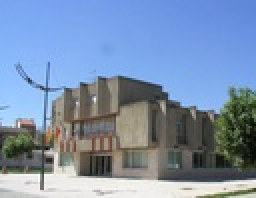
%> input picture Tensorflow/StyleTransfer/utebo.jpg, 128 x 99 px, shrunk from 523 x 403 before the run (shown 2 times larger)
$ octave Laplacian.m   (GNU Octave 9; MATLAB toolbox functions it lacks are replaced by stand-ins)
%> lines starting %> are read from the running program, lines starting %| are printed output that depends on the picture
### IP/myConv.m
% MYCONV.m - Convolution
%
% This function returns the customized result of a convolution between a
% matrix an another. Given matrix A (image) and matrix B (template), the
% result will be the application of convolution of B through the whole A.
% You can also choose to preserve the real size of the image or not.
% Normally, when convolution is applied, the borders of the image are lost
% because it is not possible to convolve there.
%
% You can do with this code whatever you want. The main purpose is help
% people learning about this. Also, there is no warranty of any kind.
%
% Juan Miguel Valverde Martinez
% http://laid.delanover.com
%
% @param data: matrix which usually corresponds to the image.
% @param template: matrix to convolve with data.
% @param (optional) preserve: if the value is 0, the size of the matrix will not be
% preserved, and therefore, it will be smaller depending on the size of the
% template.
% @return result: matrix after the convolution.

function [ result ] = myConv( data, template, preserve)

    % Default values
    switch nargin
        case 2
            preserve = 1;
    end

    templateHeight = size(template,1);
    templateWidth = size(template,2);

    if mod(templateWidth,2)==0 || mod(templateHeight,2)==0
        error('The size of the template should be odd in both dimensions.');
    end

    if templateWidth==1 && templateHeight==1
        error('Both dimensions'' size cannot be 1')
    end

    dataHeight = size(data,1);
    dataWidht = size(data,2);

    verticalSeparation = floor(templateHeight/2);
    horizontalSeparation = floor(templateWidth/2);

    if preserve==0
        offsetX=horizontalSeparation;
        offsetY=verticalSeparation;
    else
        offsetX=0;
        offsetY=0;
        result = zeros(dataHeight,dataWidht);
    end

    % Walk through the data to do the convolution
    for y=1+verticalSeparation:dataHeight-verticalSeparation
       for x=1+horizontalSeparation:dataWidht-horizontalSeparation

           winInitY = y-verticalSeparation;
           winInitX = x-horizontalSeparation;
           window = double(data(winInitY:winInitY+templateHeight-1,winInitX:winInitX+templateWidth-1));
           result(y-offsetY,x-offsetX) = sum(sum(window.*template));

       end
    end

end

### IP/findZeroCrossings.m
% FINDZEROCROSSINGS.m - Find zero-crossings
%
% This function returns a matrix where zero-crossings are produced. It
% receives the image where it will try to find zero-crossings.
%
% You can do with this code whatever you want. The main purpose is help
% people learning about this. Also, there is no warranty of any kind.
%
% Juan Miguel Valverde Martinez
% http://laid.delanover.com
%
% @param image: matrix where zero-crossing will be performed.
% @param preserve: if the value is 0, the size of the matrix will not be
% preserved, and therefore, it will be smaller depending on the size of the
% template.
% @return result: matrix after the zero-crossing.

function [ result ] = findZeroCrossings( image, preserve )

    whiteColor = 255;
    blackColor = 0;

    % This code here is basically the same as in myConv.m
    % It will iterate over the whole picture.
    templateHeight = 3;
    templateWidth = 3;

    dataHeight = size(image,1);
    dataWidht = size(image,2);

    verticalSeparation = floor(templateHeight/2);
    horizontalSeparation = floor(templateWidth/2);

    if preserve==0
        offsetX=horizontalSeparation;
        offsetY=verticalSeparation;
    else
        offsetX=0;
        offsetY=0;
        result = zeros(dataHeight,dataWidht);
    end

    % Walk through the data to do the convolution
    for y=1+verticalSeparation:dataHeight-verticalSeparation
       fprintf('%i/%i\n',y,dataHeight-verticalSeparation);
       for x=1+horizontalSeparation:dataWidht-horizontalSeparation
           winInitY = y-verticalSeparation;
           winInitX = x-horizontalSeparation;
           window = double(image(winInitY:winInitY+templateHeight-1,winInitX:winInitX+templateWidth-1));

           % It will calculate whether there is a zero-crossing by detecting
           % differences between 4 sections in a 3x3 window
           sections = [mean([window(1,1) window(1,2) window(2,1) window(2,2)])
               mean([window(1,2) window(2,2) window(1,3) window(2,3)])
               mean([window(2,2) window(2,3) window(3,2) window(3,3)])
               mean([window(2,1) window(2,2) window(3,1) window(3,2)])];

           if max(sections)>=0 && min(sections)<0
              result(y-offsetY,x-offsetX) = whiteColor;
           else
               result(y-offsetY,x-offsetX) = blackColor;
           end
       end
    end

end

### IP/Laplacian.m
% LAPLACIAN.m - Laplacian operator example
%
% This code implements Laplacian operator.
%
% You can do with this code whatever you want. The main purpose is help
% people learning about this. Also, there is no warranty of any kind.
%
% Juan Miguel Valverde Martinez
% http://laid.delanover.com

clear;clc;

preserve = 1;

template = [0 -1 0;
    -1 4 -1;
    0 -1 0;];

% Read image
im = rgb2gray(imread('utebo.jpg'));
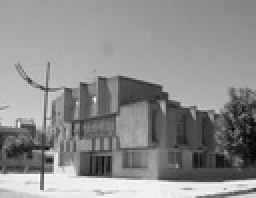
%> im: size 99x128 uint8 (shown 2 times larger); min 6, max 253, mean 141.6
% Convolution
convoluted = myConv( im, template, preserve);
%> after the loop in myConv, `for y=1+verticalSeparation:dataHeight-verticalSeparation`:
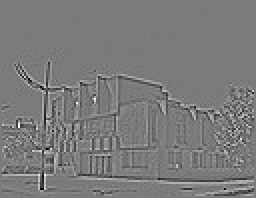
%> result: size 99x128 double (shown 2 times larger); min -260, max 279, mean 0; drawn with min black and max white
% In some trials I found that it works better without doing the
% findZeroCrossings.
result = findZeroCrossings(convoluted, preserve);
%> after the loop in findZeroCrossings, `for y=1+verticalSeparation:dataHeight-verticalSeparation`:
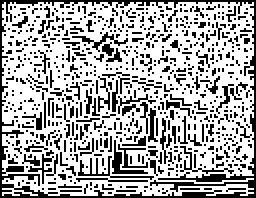
%> result: size 99x128 double (shown 2 times larger); 66.6% white; black in thin lines or dots

imshow(result);
